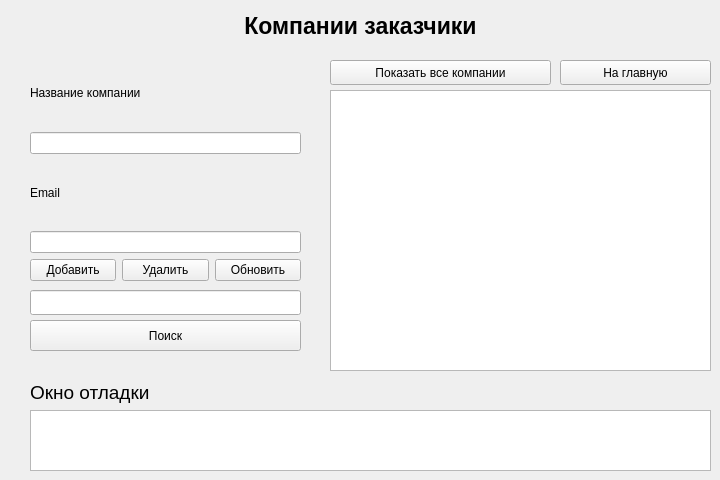
<?xml version="1.0" encoding="UTF-8"?>
<ui version="4.0">
 <class>company</class>
 <widget class="QWidget" name="company">
  <property name="geometry">
   <rect>
    <x>0</x>
    <y>0</y>
    <width>720</width>
    <height>480</height>
   </rect>
  </property>
  <property name="windowTitle">
   <string>Form</string>
  </property>
  <widget class="QLabel" name="label">
   <property name="geometry">
    <rect>
     <x>10</x>
     <y>10</y>
     <width>701</width>
     <height>31</height>
    </rect>
   </property>
   <property name="font">
    <font>
     <pointsize>17</pointsize>
     <weight>75</weight>
     <bold>true</bold>
    </font>
   </property>
   <property name="text">
    <string>Компании заказчики</string>
   </property>
   <property name="alignment">
    <set>Qt::AlignCenter</set>
   </property>
  </widget>
  <widget class="QPushButton" name="btnBack">
   <property name="geometry">
    <rect>
     <x>560</x>
     <y>60</y>
     <width>151</width>
     <height>25</height>
    </rect>
   </property>
   <property name="text">
    <string>На главную</string>
   </property>
  </widget>
  <widget class="QWidget" name="layoutWidget">
   <property name="geometry">
    <rect>
     <x>30</x>
     <y>60</y>
     <width>271</width>
     <height>221</height>
    </rect>
   </property>
   <layout class="QGridLayout" name="gridLayout">
    <item row="3" column="0">
     <widget class="QLabel" name="label_22">
      <property name="text">
       <string>Email</string>
      </property>
     </widget>
    </item>
    <item row="2" column="0">
     <widget class="QLineEdit" name="leNameCompany"/>
    </item>
    <item row="0" column="0">
     <widget class="QLabel" name="label_21">
      <property name="text">
       <string>Название компании</string>
      </property>
     </widget>
    </item>
    <item row="6" column="0">
     <layout class="QGridLayout" name="gridLayout_2">
      <item row="0" column="0">
       <widget class="QPushButton" name="btnAdd">
        <property name="text">
         <string>Добавить</string>
        </property>
       </widget>
      </item>
      <item row="0" column="1">
       <widget class="QPushButton" name="btnDelete">
        <property name="text">
         <string>Удалить</string>
        </property>
       </widget>
      </item>
      <item row="0" column="2">
       <widget class="QPushButton" name="btnUpdate">
        <property name="text">
         <string>Обновить</string>
        </property>
       </widget>
      </item>
     </layout>
    </item>
    <item row="4" column="0">
     <widget class="QLineEdit" name="leEmailCompany"/>
    </item>
   </layout>
  </widget>
  <widget class="QLineEdit" name="leCompanyNameSearch">
   <property name="geometry">
    <rect>
     <x>30</x>
     <y>290</y>
     <width>271</width>
     <height>25</height>
    </rect>
   </property>
   <property name="inputMask">
    <string extracomment="Введите ФИО Ученика для поиска"/>
   </property>
  </widget>
  <widget class="QTableWidget" name="twCompany">
   <property name="geometry">
    <rect>
     <x>330</x>
     <y>90</y>
     <width>381</width>
     <height>281</height>
    </rect>
   </property>
  </widget>
  <widget class="QTextEdit" name="teCompany">
   <property name="geometry">
    <rect>
     <x>30</x>
     <y>410</y>
     <width>681</width>
     <height>61</height>
    </rect>
   </property>
  </widget>
  <widget class="QPushButton" name="btnSelectAll">
   <property name="geometry">
    <rect>
     <x>330</x>
     <y>60</y>
     <width>221</width>
     <height>25</height>
    </rect>
   </property>
   <property name="text">
    <string>Показать все компании</string>
   </property>
  </widget>
  <widget class="QLabel" name="label_2">
   <property name="geometry">
    <rect>
     <x>30</x>
     <y>380</y>
     <width>291</width>
     <height>25</height>
    </rect>
   </property>
   <property name="font">
    <font>
     <pointsize>14</pointsize>
    </font>
   </property>
   <property name="text">
    <string>Окно отладки</string>
   </property>
  </widget>
  <widget class="QPushButton" name="btnSearch">
   <property name="geometry">
    <rect>
     <x>30</x>
     <y>320</y>
     <width>271</width>
     <height>31</height>
    </rect>
   </property>
   <property name="text">
    <string>Поиск</string>
   </property>
  </widget>
 </widget>
 <resources/>
 <connections/>
</ui>
